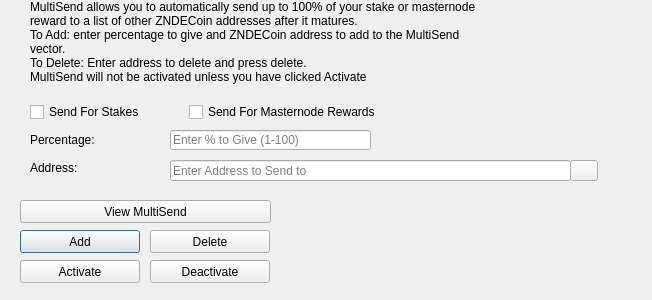
<?xml version="1.0" encoding="UTF-8"?>
<ui version="4.0">
 <class>MultiSendDialog</class>
 <widget class="QDialog" name="MultiSendDialog">
  <property name="windowModality">
   <enum>Qt::NonModal</enum>
  </property>
  <property name="geometry">
   <rect>
    <x>0</x>
    <y>0</y>
    <width>652</width>
    <height>300</height>
   </rect>
  </property>
  <property name="windowTitle">
   <string>MultiSend</string>
  </property>
  <widget class="QLineEdit" name="multiSendPercentEdit">
   <property name="geometry">
    <rect>
     <x>170</x>
     <y>130</y>
     <width>201</width>
     <height>20</height>
    </rect>
   </property>
   <property name="toolTip">
    <string>Enter whole numbers 1 - 100</string>
   </property>
   <property name="placeholderText">
    <string>Enter % to Give (1-100)</string>
   </property>
  </widget>
  <widget class="QLineEdit" name="multiSendAddressEdit">
   <property name="geometry">
    <rect>
     <x>170</x>
     <y>160</y>
     <width>401</width>
     <height>21</height>
    </rect>
   </property>
   <property name="toolTip">
    <string/>
   </property>
   <property name="placeholderText">
    <string>Enter Address to Send to</string>
   </property>
  </widget>
  <widget class="QLabel" name="label_2">
   <property name="geometry">
    <rect>
     <x>30</x>
     <y>0</y>
     <width>451</width>
     <height>121</height>
    </rect>
   </property>
   <property name="lineWidth">
    <number>1</number>
   </property>
   <property name="text">
    <string>MultiSend allows you to automatically send up to 100% of your stake or masternode reward to a list of other ZNDECoin addresses after it matures.
To Add: enter percentage to give and ZNDECoin address to add to the MultiSend vector.
To Delete: Enter address to delete and press delete.
MultiSend will not be activated unless you have clicked Activate</string>
   </property>
   <property name="alignment">
    <set>Qt::AlignLeading|Qt::AlignLeft|Qt::AlignTop</set>
   </property>
   <property name="wordWrap">
    <bool>true</bool>
   </property>
  </widget>
  <widget class="QLabel" name="message">
   <property name="geometry">
    <rect>
     <x>290</x>
     <y>200</y>
     <width>351</width>
     <height>91</height>
    </rect>
   </property>
   <property name="text">
    <string/>
   </property>
  </widget>
  <widget class="QPushButton" name="addButton">
   <property name="geometry">
    <rect>
     <x>20</x>
     <y>230</y>
     <width>120</width>
     <height>23</height>
    </rect>
   </property>
   <property name="toolTip">
    <string/>
   </property>
   <property name="statusTip">
    <string>Add to MultiSend Vector</string>
   </property>
   <property name="text">
    <string>Add</string>
   </property>
  </widget>
  <widget class="QPushButton" name="disableButton">
   <property name="geometry">
    <rect>
     <x>150</x>
     <y>260</y>
     <width>120</width>
     <height>23</height>
    </rect>
   </property>
   <property name="statusTip">
    <string>Deactivate MultiSend</string>
   </property>
   <property name="text">
    <string>Deactivate</string>
   </property>
  </widget>
  <widget class="QPushButton" name="addressBookButton">
   <property name="geometry">
    <rect>
     <x>570</x>
     <y>160</y>
     <width>28</width>
     <height>21</height>
    </rect>
   </property>
   <property name="toolTip">
    <string>Choose an address from the address book</string>
   </property>
   <property name="text">
    <string/>
   </property>
   <property name="icon">
    <iconset resource="../ZNDECoin.qrc">
     <normaloff>:/icons/address-book</normaloff>:/icons/address-book</iconset>
   </property>
   <property name="shortcut">
    <string>Alt+A</string>
   </property>
   <property name="autoDefault">
    <bool>false</bool>
   </property>
  </widget>
  <widget class="QLabel" name="label">
   <property name="geometry">
    <rect>
     <x>30</x>
     <y>130</y>
     <width>121</width>
     <height>20</height>
    </rect>
   </property>
   <property name="toolTip">
    <string>Percentage of stake to send</string>
   </property>
   <property name="text">
    <string>Percentage:</string>
   </property>
  </widget>
  <widget class="QLabel" name="label_5">
   <property name="geometry">
    <rect>
     <x>30</x>
     <y>160</y>
     <width>111</width>
     <height>16</height>
    </rect>
   </property>
   <property name="toolTip">
    <string>Address to send portion of stake to</string>
   </property>
   <property name="text">
    <string>Address:</string>
   </property>
  </widget>
  <widget class="QPushButton" name="deleteButton">
   <property name="geometry">
    <rect>
     <x>150</x>
     <y>230</y>
     <width>120</width>
     <height>23</height>
    </rect>
   </property>
   <property name="toolTip">
    <string/>
   </property>
   <property name="statusTip">
    <string>Delete Address From MultiSend Vector</string>
   </property>
   <property name="text">
    <string>Delete</string>
   </property>
  </widget>
  <widget class="QPushButton" name="activateButton">
   <property name="geometry">
    <rect>
     <x>20</x>
     <y>260</y>
     <width>120</width>
     <height>23</height>
    </rect>
   </property>
   <property name="statusTip">
    <string>Activate MultiSend</string>
   </property>
   <property name="text">
    <string>Activate</string>
   </property>
  </widget>
  <widget class="QPushButton" name="viewButton">
   <property name="geometry">
    <rect>
     <x>20</x>
     <y>200</y>
     <width>251</width>
     <height>23</height>
    </rect>
   </property>
   <property name="toolTip">
    <string/>
   </property>
   <property name="statusTip">
    <string>View MultiSend Vector</string>
   </property>
   <property name="text">
    <string>View MultiSend</string>
   </property>
  </widget>
  <widget class="QWidget" name="horizontalLayoutWidget">
   <property name="geometry">
    <rect>
     <x>30</x>
     <y>100</y>
     <width>351</width>
     <height>24</height>
    </rect>
   </property>
   <layout class="QHBoxLayout" name="horizontalLayout">
    <item>
     <widget class="QCheckBox" name="multiSendStakeCheckBox">
      <property name="text">
       <string>Send For Stakes</string>
      </property>
     </widget>
    </item>
    <item>
     <widget class="QCheckBox" name="multiSendMasternodeCheckBox">
      <property name="text">
       <string>Send For Masternode Rewards</string>
      </property>
     </widget>
    </item>
   </layout>
  </widget>
 </widget>
 <resources>
  <include location="../ZNDECoin.qrc"/>
 </resources>
 <connections/>
</ui>
